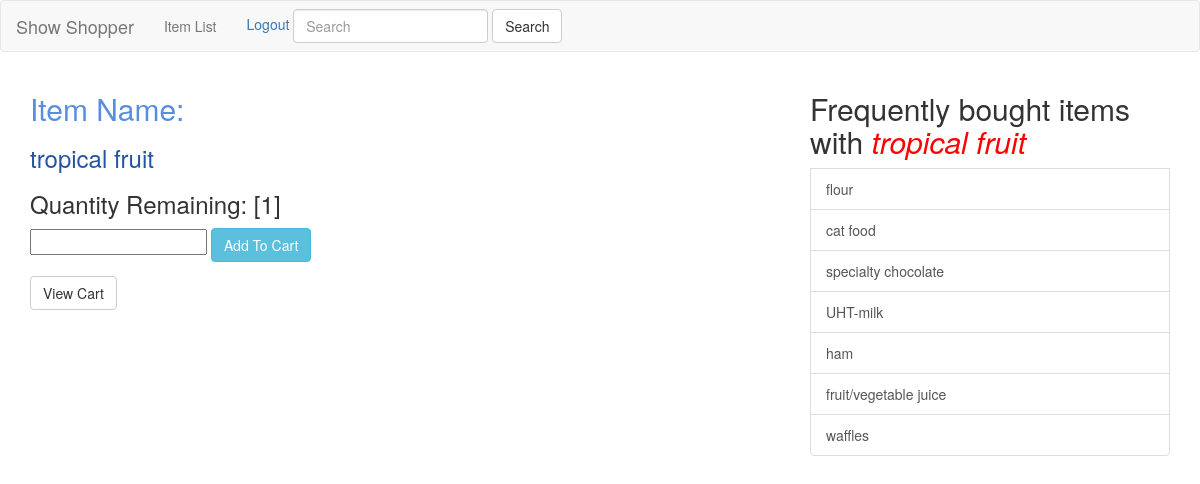
The page /itemBookCustomer.php?id=1 on the database its author committed.
### tables this page shows
CREATE TABLE `itemlist` (
  `itemId` int(11) NOT NULL,
  `itemName` varchar(100) NOT NULL,
  `quantity` int(11) NOT NULL,
  `costPrice` float NOT NULL,
  `sellPrice` float NOT NULL
);

CREATE TABLE `for_related` (
  `row_names` int(11) NOT NULL,
  `rules` varchar(500) NOT NULL,
  `ant1` varchar(200) NOT NULL,
  `ant2` varchar(200) DEFAULT NULL,
  `cons` varchar(200) NOT NULL,
  `lift` double NOT NULL
);

### itemBookCustomer.php (the view, shortened to what this page needs)
<html>
<head>
  <link href="css/style.css" rel="stylesheet">
  <link href="css/bootstrap.min.css" rel="stylesheet">
</head>
<body>
  <?php
  include 'connect.php';
  $id = @$_GET['id'];
?>
  <div class="container">
   <?php
   $sql2 = "SELECT * FROM itemlist where itemId='$id'";
   $result2=$conn->query($sql2);
   while($row = $result2->fetch_assoc()){
    $name = $row["itemName"];
    echo '
    <div class="row">
     <div class="col-md-8">
      <h2 style="color:#598de0" > Item Name: </h2> <h3 style="color:#2454a0">'.$name.'
    </h3><h3>Quantity Remaining: ['.$row["quantity"].']</h3>
    ';
  }
  ?>
  <form method="POST" action="#">
    <input type="number" name="amount">
    <input type="submit" class="btn btn-info" name="cartSubmit" value="Add To Cart">
  </form>
  <?php
echo' <div class="viewCartButton">
<a href="viewCart.php"> <button class="btn btn-default"> View Cart</button></a>
</div>';
echo '
</div>
<div class="col-md-4">
  ';
  $sqlSelectedItem = "SELECT * FROM itemlist where itemId='$id'";
  $resultSelectedItem=$conn->query($sqlSelectedItem);
  while($row = $resultSelectedItem->fetch_assoc()){
    $name = $row["itemName"];
    echo '<h2> Frequently bought items with <i style="color: red;">'.$name.' </i></h2>';
    $sqlCompareItem = "SELECT * FROM (SELECT * from for_related where  ant1='$name') for_related INNER JOIN itemlist ON for_related.cons = itemlist.itemName ORDER BY lift DESC LIMIT 7";
    $resultCompareItem=$conn->query($sqlCompareItem);
    if ($resultCompareItem->num_rows > 0) {
      while($row = $resultCompareItem->fetch_assoc()){
        $cons=$row["cons"];
        echo '
        <a  class="list-group-item list-group-item-action justify-content-between" href="itemBookCustomer.php?id='.$row["itemId"]. '">'.$cons.'
        </a>';
      }
    }
  }
  ?>
</div>
</body>
</html>

### rows shown on the page
itemlist: itemName "tropical fruit", quantity "1"
for_related: cons "flour"
for_related: cons "cat food"
for_related: cons "specialty chocolate"
for_related: cons "UHT-milk"
for_related: cons "ham"
for_related: cons "fruit/vegetable juice"
for_related: cons "waffles"
